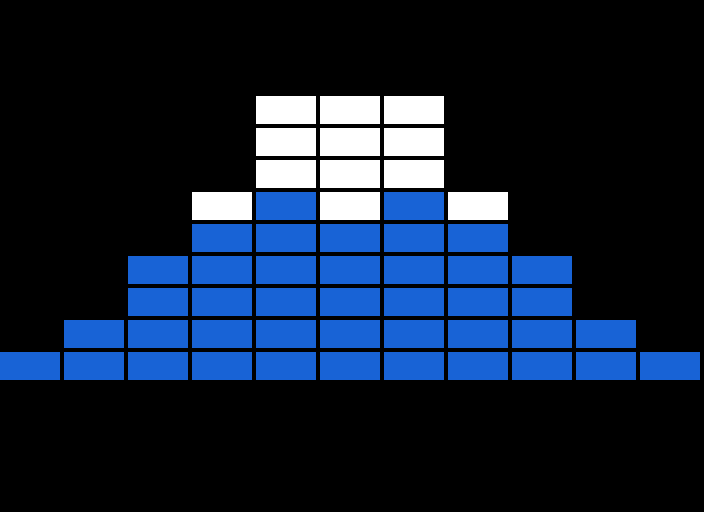

The image is a tile-based game level rendered from a .tmx file. Its description and complete source (layers, tilesets, objects, tile grids) follow:
An orthogonal 11x16 tile map with 64x32 px tiles, 1 tile layer (Level).

<map version="1.10" tiledversion="1.10.2" orientation="orthogonal" renderorder="right-down" width="11" height="16" tilewidth="64" tileheight="32" infinite="0" nextlayerid="2" nextobjectid="1">
 <tileset firstgid="1" name="tileset" tilewidth="64" tileheight="32" tilecount="12" columns="4">
  <image source="tileset.png" width="256" height="96" />
 </tileset>
 <layer id="1" name="Level" width="11" height="16">
  <data encoding="csv">
0,0,0,0,0,0,0,0,0,0,0,
0,0,0,0,0,0,0,0,0,0,0,
0,0,0,0,0,0,0,0,0,0,0,
0,0,0,0,1,1,1,0,0,0,0,
0,0,0,0,1,1,1,0,0,0,0,
0,0,0,0,1,1,1,0,0,0,0,
0,0,0,1,6,1,6,1,0,0,0,
0,0,0,6,6,6,6,6,0,0,0,
0,0,6,6,6,6,6,6,6,0,0,
0,0,6,6,6,6,6,6,6,0,0,
0,6,6,6,6,6,6,6,6,6,0,
6,6,6,6,6,6,6,6,6,6,6,
0,0,0,0,0,0,0,0,0,0,0,
0,0,0,0,0,0,0,0,0,0,0,
0,0,0,0,0,0,0,0,0,0,0,
0,0,0,0,0,0,0,0,0,0,0
</data>
 </layer>
</map>
